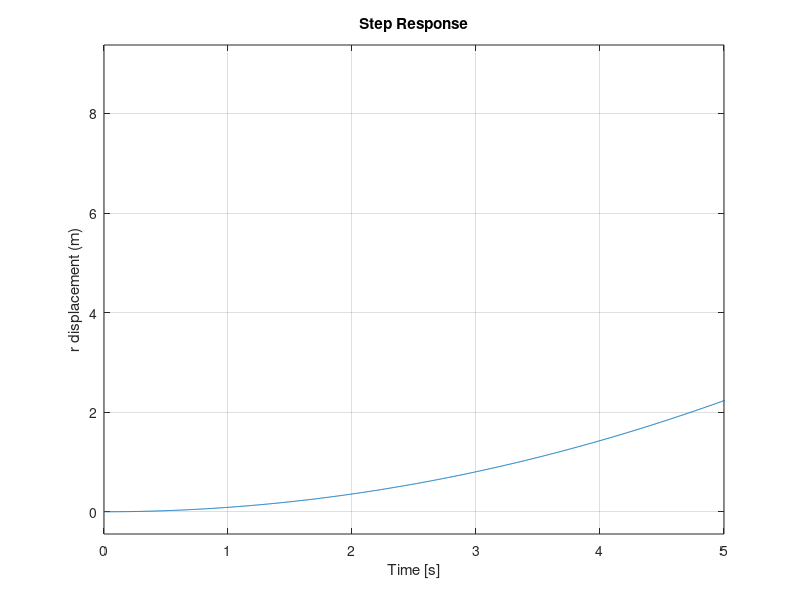

The MATLAB script that drew this image:
clear;
clc;



I0=1.4*10^(-5)    ;      %kg.m^2
R=0.01            ;      %m
d=0.025           ;      %m
L=1               ;      %m

num=(d*R^2)/(L*I0);
den=[1,0,0];
G=tf(num,den)
step(G)
grid on
xlim([0 5]);
ylabel('r displacement (m)');